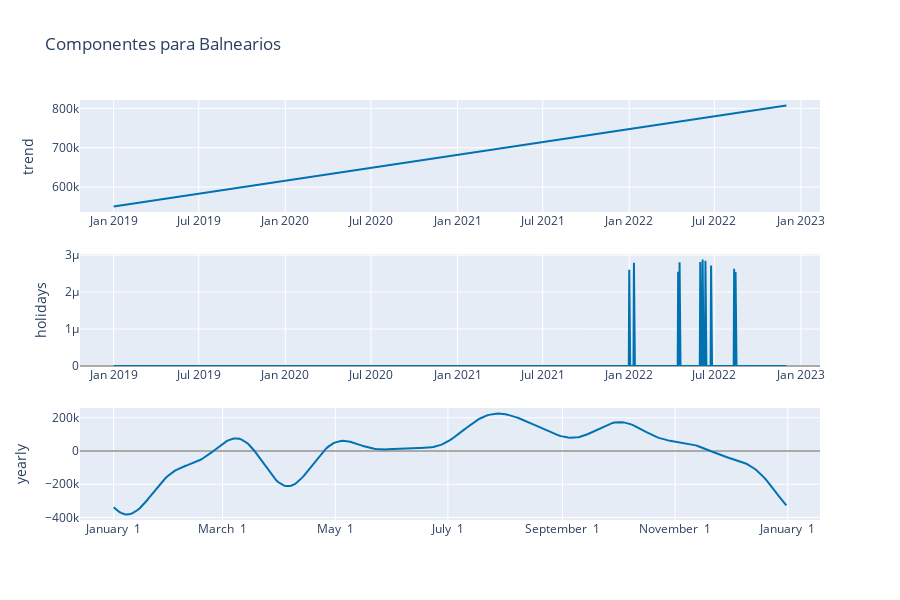

Notebook cell for this chart:
### Code cell
Temp = Data.query("DESCP_EPIGRAF == '* i museus'")[['FECHA', 'CONSUMO']]
Temp.columns = ['ds', 'y']
analyze(Temp, name = 'Balnearios', gt_0 = True, max_ = 1e6)

### Figure 1 — Plotly figure (JSON) as saved in the notebook; plotly's stock layout.template omitted (floating-point values rounded to 4 significant figures; data arrays with more than 128 entries replaced by an {"elided": "..."} marker saying what was removed)
{"data": [{"line": {"color": "#0072B2", "width": 2}, "mode": "lines", "name": "trend", "type": "scatter", "x": {"elided": "432 str values"}, "xaxis": "x", "y": {"elided": "432 float values"}, "yaxis": "y"}, {"line": {"color": "rgba(0, 114, 178, 0.2)", "width": 0}, "mode": "lines", "name": "trend_upper", "type": "scatter", "x": {"elided": "432 str values"}, "xaxis": "x", "y": {"elided": "432 float values"}, "yaxis": "y"}, {"fill": "tonexty", "fillcolor": "rgba(0, 114, 178, 0.2)", "line": {"color": "rgba(0, 114, 178, 0.2)", "width": 0}, "mode": "lines", "name": "trend_lower", "type": "scatter", "x": {"elided": "432 str values"}, "xaxis": "x", "y": {"elided": "432 float values"}, "yaxis": "y"}, {"line": {"color": "#0072B2", "width": 2}, "mode": "lines", "name": "holidays", "text": {"elided": "432 str values"}, "type": "scatter", "x": {"elided": "432 str values"}, "xaxis": "x2", "y": {"elided": "432 float values"}, "yaxis": "y2"}, {"line": {"color": "#0072B2", "width": 2}, "mode": "lines", "name": "yearly", "type": "scatter", "x": {"elided": "365 str values"}, "xaxis": "x3", "y": {"elided": "365 float values"}, "yaxis": "y3"}], "layout": {"height": 600, "showlegend": false, "title": {"text": "Componentes para Balnearios"}, "width": 900, "xaxis": {"anchor": "y", "domain": [0, 1], "range": ["2018-10-21T12:00:00", "2023-02-10T12:00:00"], "type": "date"}, "xaxis2": {"anchor": "y2", "domain": [0, 1], "range": ["2018-10-21T12:00:00", "2023-02-10T12:00:00"], "type": "date"}, "xaxis3": {"anchor": "y3", "domain": [0, 1], "range": ["2016-12-13T18:54:02.958904115", "2018-01-18T11:04:57.863013581"], "tickformat": "%B %e", "type": "date"}, "yaxis": {"anchor": "x", "domain": [0.7333, 1], "rangemode": "normal", "title": {"text": "trend"}, "zerolinecolor": "#AAA"}, "yaxis2": {"anchor": "x2", "domain": [0.3667, 0.6333], "rangemode": "tozero", "title": {"text": "holidays"}, "zerolinecolor": "#AAA"}, "yaxis3": {"anchor": "x3", "domain": [0, 0.2667], "title": {"text": "yearly"}, "zerolinecolor": "#AAA"}}}
